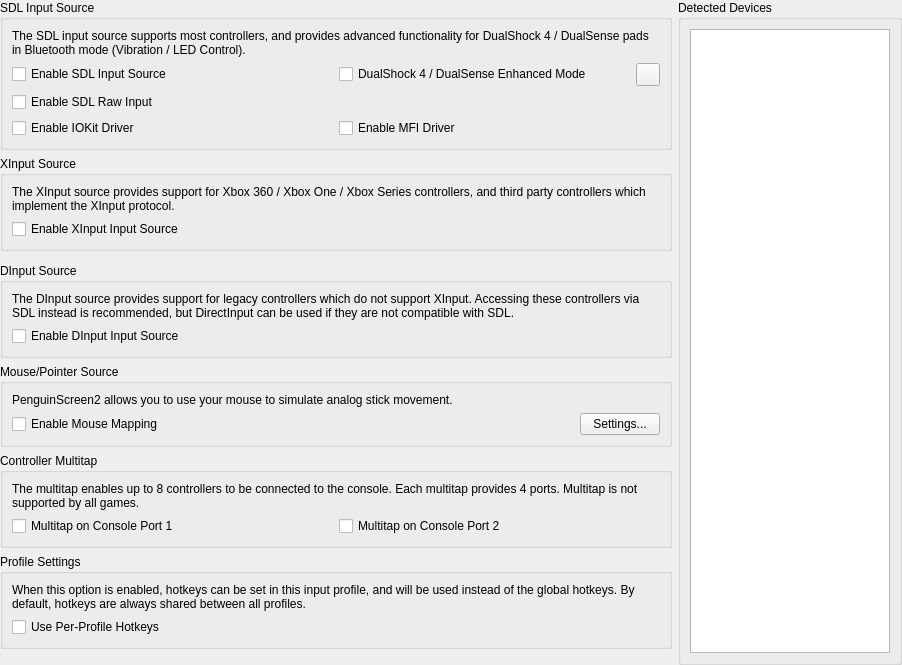
<?xml version="1.0" encoding="UTF-8"?>
<ui version="4.0">
 <class>ControllerGlobalSettingsWidget</class>
 <widget class="QWidget" name="ControllerGlobalSettingsWidget">
  <property name="geometry">
   <rect>
    <x>0</x>
    <y>0</y>
    <width>902</width>
    <height>665</height>
   </rect>
  </property>
  <layout class="QGridLayout" name="mainLayout" columnstretch="1,0">
   <property name="leftMargin">
    <number>0</number>
   </property>
   <property name="topMargin">
    <number>0</number>
   </property>
   <property name="rightMargin">
    <number>0</number>
   </property>
   <property name="bottomMargin">
    <number>0</number>
   </property>
   <item row="7" column="0">
    <spacer name="verticalSpacer">
     <property name="orientation">
      <enum>Qt::Orientation::Vertical</enum>
     </property>
     <property name="sizeHint" stdset="0">
      <size>
       <width>20</width>
       <height>0</height>
      </size>
     </property>
    </spacer>
   </item>
   <item row="5" column="0">
    <widget class="QGroupBox" name="multitapGroup">
     <property name="title">
      <string>Controller Multitap</string>
     </property>
     <layout class="QGridLayout" name="gridLayout_4">
      <item row="1" column="0">
       <widget class="QCheckBox" name="multitapPort1">
        <property name="text">
         <string>Multitap on Console Port 1</string>
        </property>
       </widget>
      </item>
      <item row="1" column="1">
       <widget class="QCheckBox" name="multitapPort2">
        <property name="text">
         <string>Multitap on Console Port 2</string>
        </property>
       </widget>
      </item>
      <item row="0" column="0" colspan="2">
       <widget class="QLabel" name="label">
        <property name="text">
         <string>The multitap enables up to 8 controllers to be connected to the console. Each multitap provides 4 ports. Multitap is not supported by all games.</string>
        </property>
        <property name="wordWrap">
         <bool>true</bool>
        </property>
        <property name="textInteractionFlags">
         <set>Qt::TextBrowserInteraction</set>
        </property>
       </widget>
      </item>
     </layout>
    </widget>
   </item>
   <item row="3" column="0">
    <widget class="QGroupBox" name="dinputGroup">
     <property name="title">
      <string>DInput Source</string>
     </property>
     <layout class="QGridLayout" name="gridLayout_6">
      <item row="2" column="0">
       <widget class="QCheckBox" name="enableDInputSource">
        <property name="text">
         <string>Enable DInput Input Source</string>
        </property>
       </widget>
      </item>
      <item row="1" column="0" colspan="2">
       <widget class="QLabel" name="label_9">
        <property name="text">
         <string>The DInput source provides support for legacy controllers which do not support XInput. Accessing these controllers via SDL instead is recommended, but DirectInput can be used if they are not compatible with SDL.</string>
        </property>
        <property name="wordWrap">
         <bool>true</bool>
        </property>
        <property name="textInteractionFlags">
         <set>Qt::TextBrowserInteraction</set>
        </property>
       </widget>
      </item>
     </layout>
    </widget>
   </item>
   <item row="6" column="0">
    <widget class="QGroupBox" name="profileSettings">
     <property name="title">
      <string>Profile Settings</string>
     </property>
     <layout class="QGridLayout" name="gridLayout_5">
      <item row="0" column="0">
       <widget class="QLabel" name="label_4">
        <property name="text">
         <string>When this option is enabled, hotkeys can be set in this input profile, and will be used instead of the global hotkeys. By default, hotkeys are always shared between all profiles.</string>
        </property>
        <property name="wordWrap">
         <bool>true</bool>
        </property>
        <property name="textInteractionFlags">
         <set>Qt::TextBrowserInteraction</set>
        </property>
       </widget>
      </item>
      <item row="1" column="0">
       <widget class="QCheckBox" name="useProfileHotkeyBindings">
        <property name="text">
         <string>Use Per-Profile Hotkeys</string>
        </property>
       </widget>
      </item>
     </layout>
    </widget>
   </item>
   <item row="0" column="0">
    <widget class="QGroupBox" name="sdlGroup">
     <property name="title">
      <string>SDL Input Source</string>
     </property>
     <layout class="QGridLayout" name="sdlGridLayout">
      <item row="1" column="0">
       <widget class="QCheckBox" name="enableSDLSource">
        <property name="text">
         <string>Enable SDL Input Source</string>
        </property>
       </widget>
      </item>
      <item row="0" column="0" colspan="2">
       <widget class="QLabel" name="label_2">
        <property name="text">
         <string>The SDL input source supports most controllers, and provides advanced functionality for DualShock 4 / DualSense pads in Bluetooth mode (Vibration / LED Control).</string>
        </property>
        <property name="wordWrap">
         <bool>true</bool>
        </property>
        <property name="textInteractionFlags">
         <set>Qt::TextBrowserInteraction</set>
        </property>
       </widget>
      </item>
      <item row="1" column="1">
       <layout class="QHBoxLayout" name="horizontalLayout_4">
        <item>
         <widget class="QCheckBox" name="enableSDLEnhancedMode">
          <property name="text">
           <string>DualShock 4 / DualSense Enhanced Mode</string>
          </property>
         </widget>
        </item>
        <item>
         <widget class="QToolButton" name="ledSettings">
          <property name="toolTip">
           <string>Controller LED Settings</string>
          </property>
          <property name="icon">
           <iconset theme="lightbulb-line"/>
          </property>
         </widget>
        </item>
       </layout>
      </item>
      <item row="2" column="0">
       <widget class="QCheckBox" name="enableSDLRawInput">
        <property name="text">
         <string>Enable SDL Raw Input</string>
        </property>
       </widget>
      </item>
      <item row="3" column="0">
       <widget class="QCheckBox" name="enableSDLIOKitDriver">
        <property name="text">
         <string>Enable IOKit Driver</string>
        </property>
       </widget>
      </item>
      <item row="3" column="1">
       <widget class="QCheckBox" name="enableSDLMFIDriver">
        <property name="text">
         <string>Enable MFI Driver</string>
        </property>
       </widget>
      </item>
     </layout>
    </widget>
   </item>
   <item row="4" column="0">
    <widget class="QGroupBox" name="mouseGroup">
     <property name="title">
      <string>Mouse/Pointer Source</string>
     </property>
     <layout class="QFormLayout" name="formLayout">
      <item row="0" column="0" colspan="2">
       <widget class="QLabel" name="label_7">
        <property name="text">
         <string>PenguinScreen2 allows you to use your mouse to simulate analog stick movement.</string>
        </property>
        <property name="textInteractionFlags">
         <set>Qt::TextBrowserInteraction</set>
        </property>
        <property name="wordWrap">
         <bool>true</bool>
        </property>
        <property name="textInteractionFlags">
         <set>Qt::TextBrowserInteraction</set>
        </property>
       </widget>
      </item>
      <item row="1" column="0" colspan="2">
       <layout class="QHBoxLayout" name="horizontalLayout_3" stretch="1,0">
        <item>
         <widget class="QCheckBox" name="enableMouseMapping">
          <property name="text">
           <string>Enable Mouse Mapping</string>
          </property>
         </widget>
        </item>
        <item>
         <widget class="QPushButton" name="mouseSettings">
          <property name="toolTip">
           <string>Controller LED Settings</string>
          </property>
          <property name="text">
           <string>Settings...</string>
          </property>
         </widget>
        </item>
       </layout>
      </item>
     </layout>
    </widget>
   </item>
   <item row="1" column="0">
    <widget class="QGroupBox" name="xinputGroup">
     <property name="title">
      <string>XInput Source</string>
     </property>
     <layout class="QGridLayout" name="gridLayout_3">
      <item row="0" column="0">
       <widget class="QLabel" name="label_3">
        <property name="text">
         <string>The XInput source provides support for Xbox 360 / Xbox One / Xbox Series controllers, and third party controllers which implement the XInput protocol.</string>
        </property>
        <property name="textInteractionFlags">
         <set>Qt::TextBrowserInteraction</set>
        </property>
        <property name="wordWrap">
         <bool>true</bool>
        </property>
       </widget>
      </item>
      <item row="1" column="0">
       <widget class="QCheckBox" name="enableXInputSource">
        <property name="text">
         <string>Enable XInput Input Source</string>
        </property>
       </widget>
      </item>
     </layout>
    </widget>
   </item>
   <item row="0" column="1" rowspan="8">
    <widget class="QGroupBox" name="groupBox_3">
     <property name="title">
      <string>Detected Devices</string>
     </property>
     <layout class="QGridLayout" name="gridLayout">
      <item row="0" column="0" colspan="2">
       <widget class="QListWidget" name="deviceList">
        <property name="minimumSize">
         <size>
          <width>200</width>
          <height>0</height>
         </size>
        </property>
        <property name="maximumSize">
         <size>
          <width>200</width>
          <height>16777215</height>
         </size>
        </property>
       </widget>
      </item>
     </layout>
    </widget>
   </item>
  </layout>
 </widget>
 <tabstops>
  <tabstop>enableSDLSource</tabstop>
  <tabstop>enableSDLEnhancedMode</tabstop>
  <tabstop>ledSettings</tabstop>
  <tabstop>enableSDLRawInput</tabstop>
  <tabstop>enableSDLIOKitDriver</tabstop>
  <tabstop>enableSDLMFIDriver</tabstop>
  <tabstop>enableXInputSource</tabstop>
  <tabstop>enableDInputSource</tabstop>
  <tabstop>enableMouseMapping</tabstop>
  <tabstop>mouseSettings</tabstop>
  <tabstop>multitapPort1</tabstop>
  <tabstop>multitapPort2</tabstop>
  <tabstop>useProfileHotkeyBindings</tabstop>
  <tabstop>deviceList</tabstop>
 </tabstops>
 <resources/>
 <connections/>
</ui>
